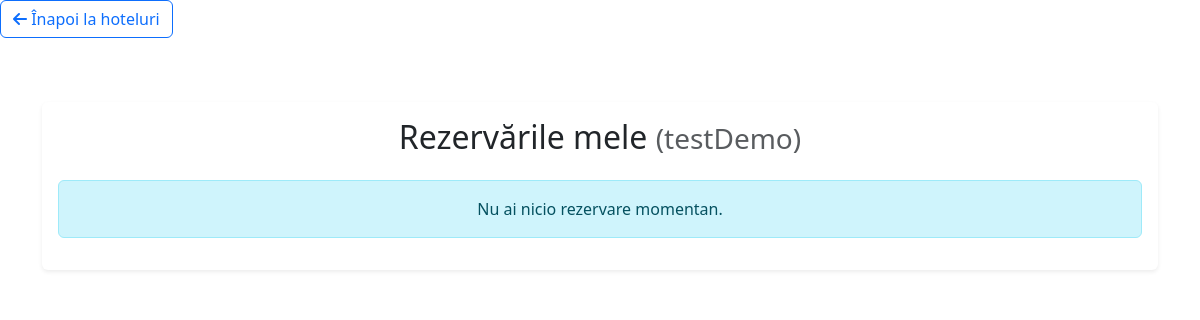
The app's page /booking/my-reservations/ (signed in), older data.
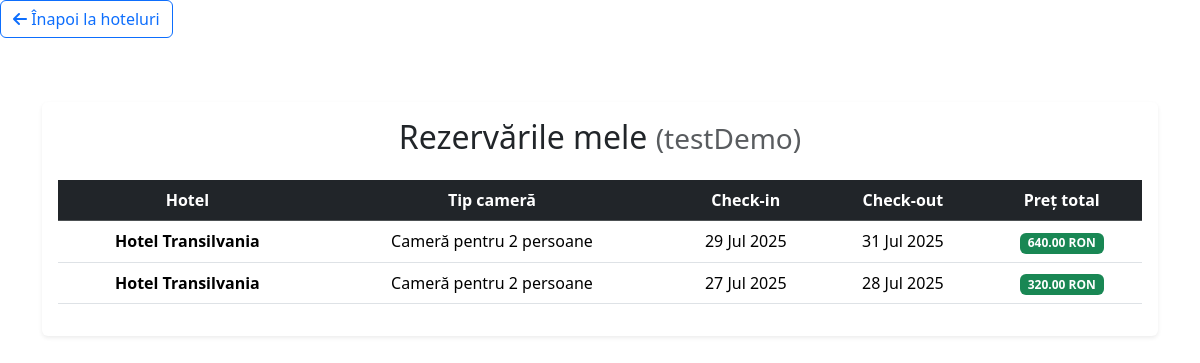
The same page, newer data.
### booking/models/reservation.py (models this page shows, shortened)
class Reservation(models.Model):
    user = models.ForeignKey(settings.AUTH_USER_MODEL, on_delete=models.CASCADE)
    hotel = models.ForeignKey(Hotel, on_delete=models.CASCADE)
    room_type = models.CharField(max_length=3, choices=Hotel.HOTEL_TYPES, editable=False)
    start_date = models.DateField()
    end_date = models.DateField()
    total_price = models.DecimalField(max_digits=8, decimal_places=2, blank=True, null=True)

### booking/models/hotel.py (models this page shows, shortened)
class Hotel(models.Model):
    HOTEL_TYPES = [
        ('1P', 'Cameră pentru 1 persoană'),
        ('2P', 'Cameră pentru 2 persoane'),
        ('3P', 'Cameră pentru 3 persoane'),
        ('APT', 'Apartament'),
    ]
    name = models.CharField(max_length=100)
    location = models.CharField(max_length=100)
    description = models.TextField()
    available_types = models.CharField(max_length=3, choices=HOTEL_TYPES)
    price_per_night = models.DecimalField(max_digits=7, decimal_places=2)

### booking/views/reservation_views.py (the view)
# urls.py: path("my-reservations/", views.my_reservations_view, name="my_reservations"),
@login_required
def my_reservations_view(request):
    reservations = Reservation.objects.filter(user=request.user).select_related('hotel')
    return render(request, 'booking/my_reservations.html', {
        'reservations': reservations,
        'today': date.today(),
    })

### booking/templates/booking/my_reservations.html (shortened to what this page needs)
{% load static %}
<!DOCTYPE html>
<html lang="ro">
<head>
        <a href="{% url 'hotels' %}" class="btn btn-outline-primary mb-3">
            <i class="fas fa-arrow-left"></i> Înapoi la hoteluri
        </a>
    <link href="https://cdn.jsdelivr.net/npm/bootstrap@5.3.3/dist/css/bootstrap.min.css" rel="stylesheet">
    <link href="https://cdnjs.cloudflare.com/ajax/libs/font-awesome/6.5.0/css/all.min.css" rel="stylesheet">
</head>
<body>
    <div class="container mt-5">
        <div class="card shadow-sm border-0">
            <div class="card-body">
                <h2 class="mb-4 text-center">Rezervările mele <small class="text-muted">({{ request.user.username }})</small></h2>
                {% if reservations %}
                    <div class="table-responsive">
                        <table class="table table-hover align-middle text-center">
                            <thead class="table-dark">
                                <tr>
                                    <th>Hotel</th>
                                    <th>Tip cameră</th>
                                    <th>Check-in</th>
                                    <th>Check-out</th>
                                    <th>Preț total</th>
                                </tr>
                            </thead>
                            <tbody>
                                {% for r in reservations %}
                                <tr>
                                    <td><strong>{{ r.hotel.name }}</strong></td>
                                    <td>{{ r.get_room_type_display }}</td>
                                    <td>{{ r.start_date|date:"d M Y" }}</td>
                                    <td>{{ r.end_date|date:"d M Y" }}</td>
                                    <td>
                                        <span class="badge bg-success">{{ r.total_price }} RON</span><br>
                                    </td>
                                </tr>
                                {% endfor %}
                            </tbody>
                        </table>
                    </div>
                {% else %}
                    <div class="alert alert-info text-center">
                        Nu ai nicio rezervare momentan.
                    </div>
                {% endif %}
            </div>
        </div>
    </div>
</body>
</html>

Row changes from the older to the newer data that the page shows:
added Reservation: hotel.name "Hotel Transilvania", room_type "Cameră pentru 2 persoane", start_date "29 Jul 2025", end_date "31 Jul 2025", total_price "640.00"
added Reservation: hotel.name "Hotel Transilvania", room_type "Cameră pentru 2 persoane", start_date "27 Jul 2025", end_date "28 Jul 2025", total_price "320.00"
Text that changed along with them:
text no longer shown: "Nu ai nicio rezervare momentan."
text now shown: "Hotel Tip cameră Check-in Check-out Preț total"
